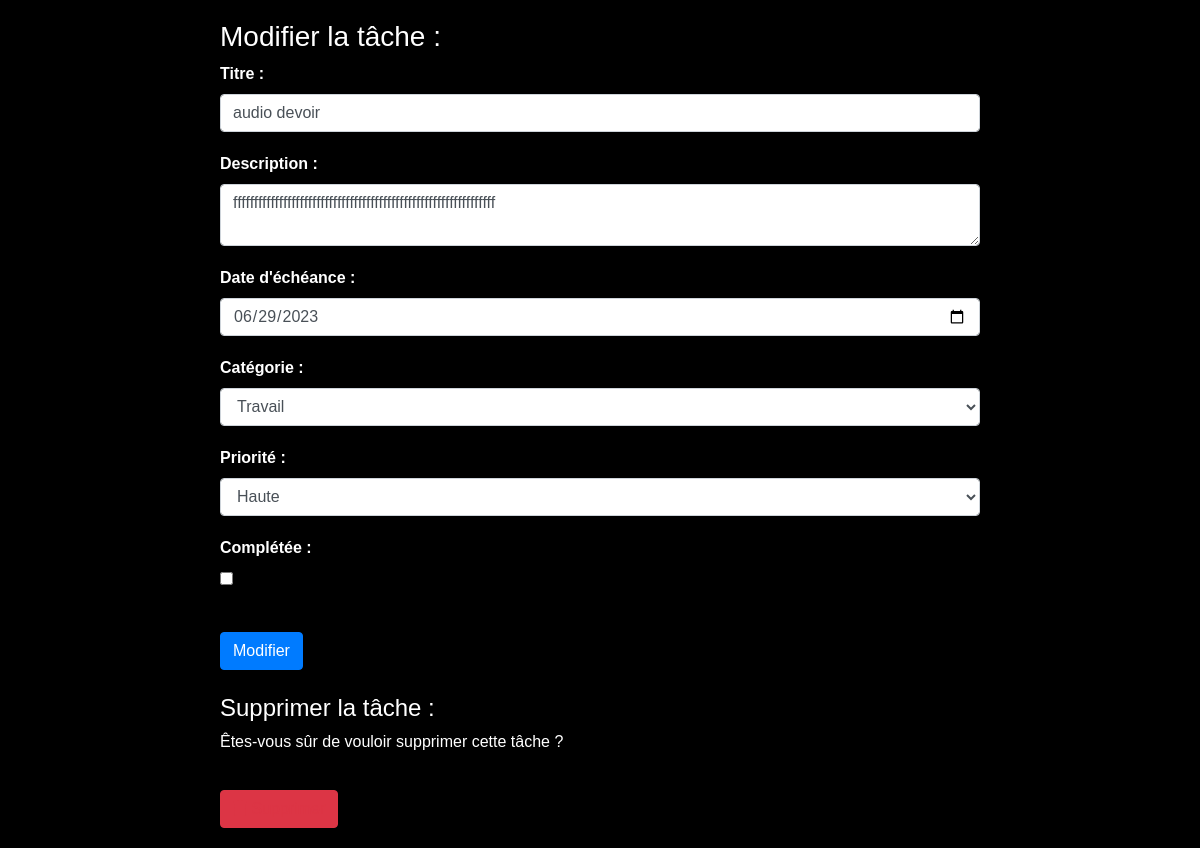
The page /modifier_tache.php?tache_id=5 (signed in) on the database its author committed.
### tables this page shows
CREATE TABLE `taches` (
  `id` int(11) NOT NULL,
  `titre` varchar(100) DEFAULT NULL,
  `description` text DEFAULT NULL,
  `date_echeance` date DEFAULT NULL,
  `id_catégorie` int(11) DEFAULT NULL,
  `id_priorité` int(11) DEFAULT NULL,
  `utilisateur_id` int(11) DEFAULT NULL,
  `complétée` tinyint(1) DEFAULT 0
);

### modifier_tache.php (the view, shortened to what this page needs)
<?php
$dsn = "mysql:host=localhost;dbname=taches_projet";
$username = "root";
$password = "";
try {
    $connexion = new PDO($dsn, $username, $password);
    $connexion->setAttribute(PDO::ATTR_ERRMODE, PDO::ERRMODE_EXCEPTION);
} catch (PDOException $e) {
    echo "Erreur de connexion à la base de données : " . $e->getMessage();
    exit;
}
$tache_id = $_GET["tache_id"];
$requete = "SELECT * FROM taches WHERE id = :tache_id";
$statement = $connexion->prepare($requete);
$statement->bindParam(":tache_id", $tache_id);
$statement->execute();
$tache = $statement->fetch(PDO::FETCH_ASSOC);
$categories = $connexion->query("SELECT * FROM Catégorie")->fetchAll(PDO::FETCH_ASSOC);
$priorites = $connexion->query("SELECT * FROM Priorité")->fetchAll(PDO::FETCH_ASSOC);
?>
<!DOCTYPE html>
<html>
<head>
    <link rel="stylesheet" href="https://stackpath.bootstrapcdn.com/bootstrap/4.5.2/css/bootstrap.min.css">
    <link rel="stylesheet" href="https://cdnjs.cloudflare.com/ajax/libs/font-awesome/5.15.3/css/all.min.css">
</head>
<body>
    <div class="container">
        <h3>Modifier la tâche :</h3>
        <form method="POST" action="modifier_tache.php">
            <div class="form-group">
                <label for="titre">Titre :</label>
                <input type="text" id="titre" name="titre" class="form-control" value="<?php echo $tache['titre']; ?>" required>
            </div>
            <div class="form-group">
                <label for="description">Description :</label>
                <textarea id="description" name="description" class="form-control" required><?php echo $tache['description']; ?></textarea>
            </div>
            <div class="form-group">
                <label for="date_echeance">Date d'échéance :</label>
                <input type="date" id="date_echeance" name="date_echeance" class="form-control" value="<?php echo $tache['date_echeance']; ?>" required>
            </div>
            <div class="form-group">
                <label for="id_categorie">Catégorie :</label>
                <select id="id_categorie" name="id_categorie" class="form-control" required>
                    <?php foreach ($categories as $categorie) : ?>
                        <option value="<?php echo $categorie['id']; ?>" <?php echo ($tache['id_catégorie'] == $categorie['id']) ? 'selected' : ''; ?>><?php echo $categorie['nom']; ?></option>
                    <?php endforeach; ?>
                </select>
            </div>
            <div class="form-group">
                <label for="id_priorite">Priorité :</label>
                <select id="id_priorite" name="id_priorite" class="form-control" required>
                    <?php foreach ($priorites as $priorite) : ?>
                        <option value="<?php echo $priorite['id']; ?>" <?php echo ($tache['id_priorité'] == $priorite['id']) ? 'selected' : ''; ?>><?php echo $priorite['nom']; ?></option>
                    <?php endforeach; ?>
                </select>
            </div>
            <div class="form-group">
                <label for="completee">Complétée :</label>
                <input type="checkbox" id="completee" name="completee" <?php echo ($tache['complétée']) ? 'checked' : ''; ?>>
            </div>
            <button type="submit" class="btn btn-primary">Modifier</button>
        </form>
        <div class="mt-4">
            <h4>Supprimer la tâche :</h4>
            <p>Êtes-vous sûr de vouloir supprimer cette tâche ?</p>
            <button id="deleteButton" class="btn btn-danger delete-button"><i class="fas fa-trash"></i> Supprimer</button>
        </div>
    </div>
</body>
</html>

### modifier_tache.php (style rules this page uses)
body { background-color: #000; color: #fff; font-family: Arial, sans-serif; }
.container { max-width: 800px; margin: 0 auto; padding: 20px; }
.form-group { margin-bottom: 20px; }
.form-group label { display: block; font-weight: bold; }
.form-control { width: 100%; }
.btn { margin-top: 20px; }
.delete-button { color: #dc3545; cursor: pointer; }

### rows shown on the page
taches: titre "audio devoir", description "fffffffffffffffffffffffffffffffffffffffffffffffffffffffffffffff", date_echeance "06/29/2023", id_categorie "Travail", id_priorite "Haute"
